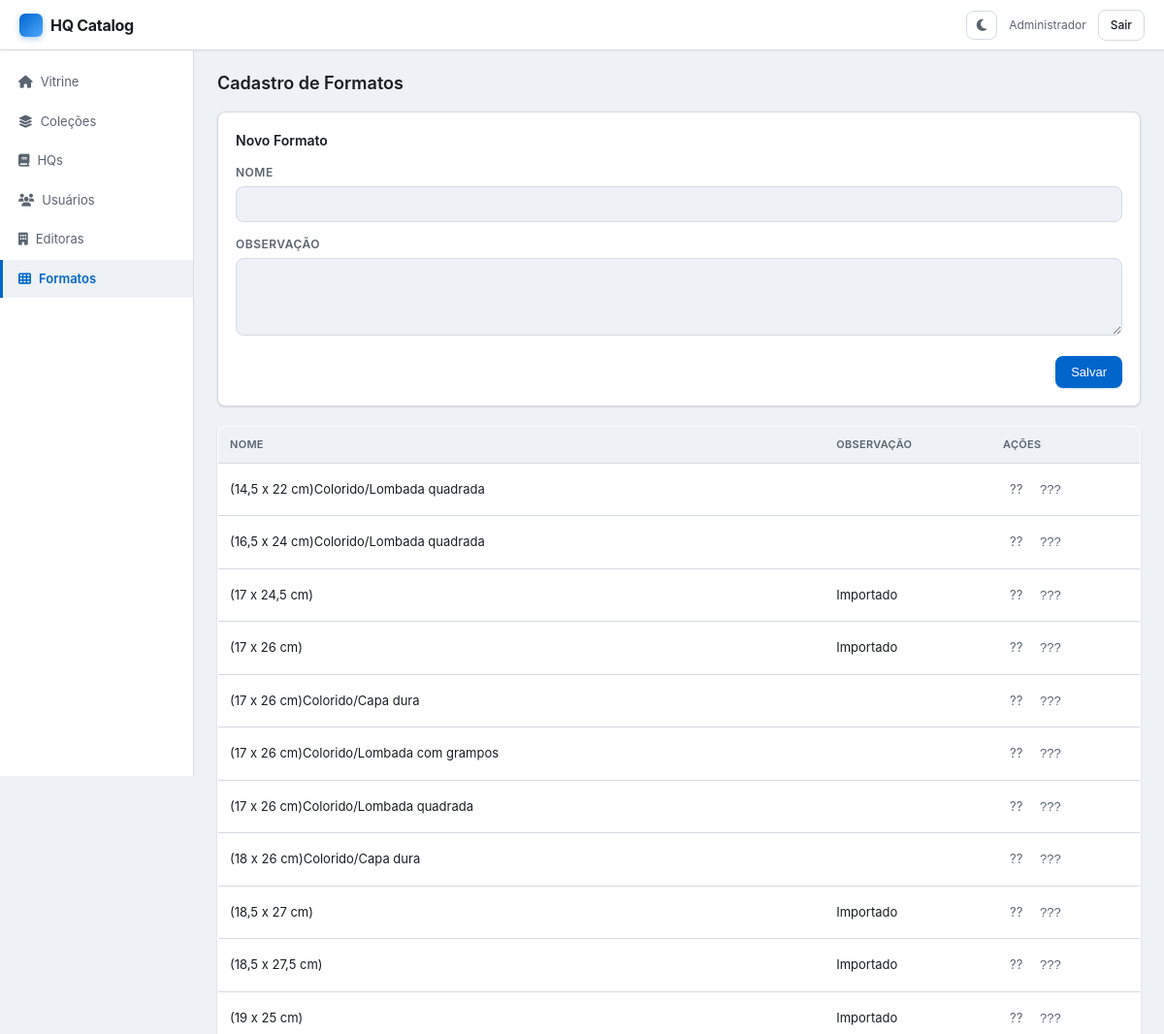
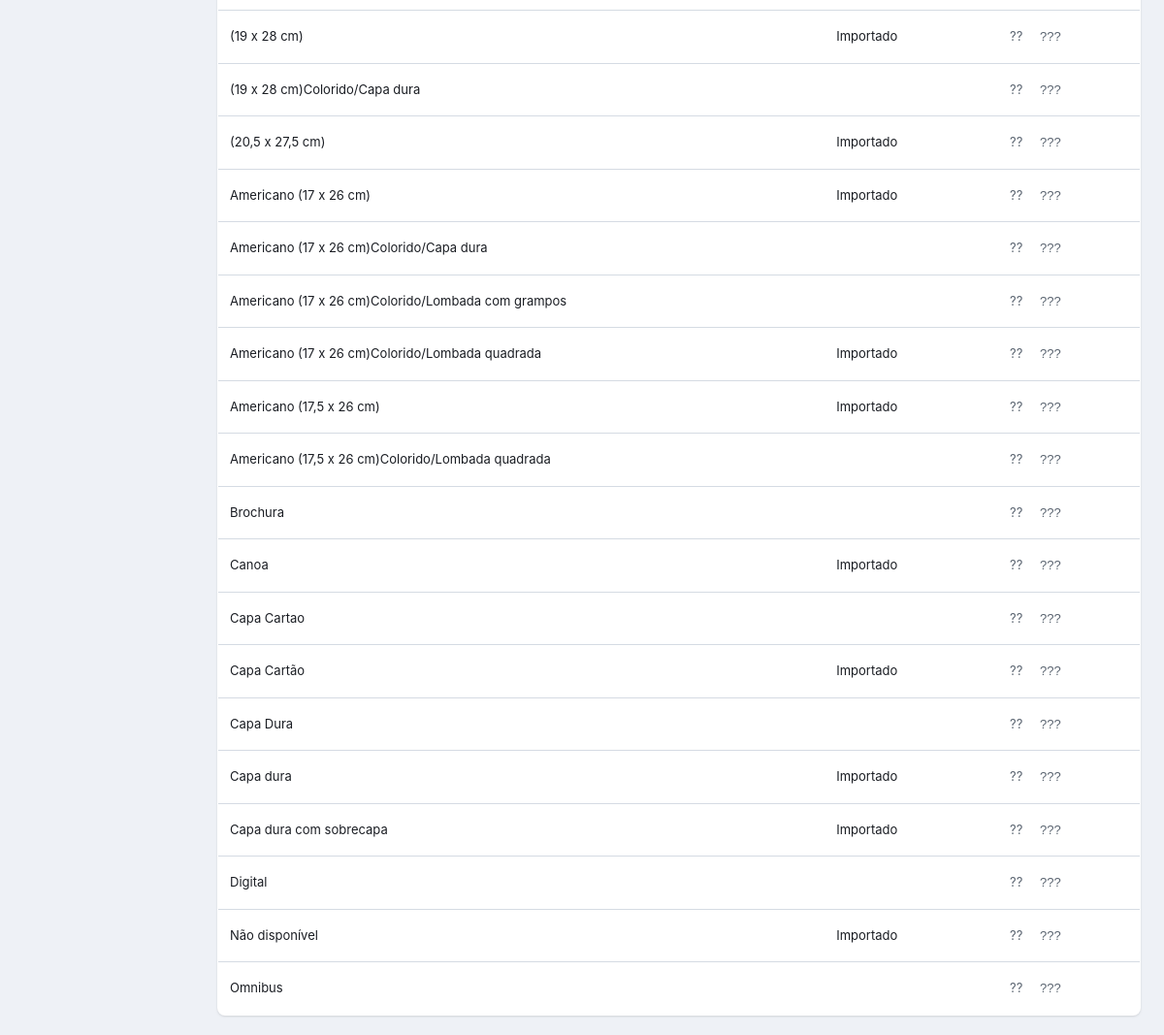
/formatos.php (signed in), run on the app's committed database (2 pictures, top to bottom).
### tables this page shows
CREATE TABLE formatos (
            id INTEGER PRIMARY KEY AUTOINCREMENT,
            nome TEXT UNIQUE NOT NULL,
            observacao TEXT DEFAULT '',
            created_at DATETIME DEFAULT CURRENT_TIMESTAMP
        );

### formatos.php (the view, shortened to what this page needs)
<?php
$db = getDB();
$formatos = $db->query("SELECT * FROM formatos ORDER BY nome")->fetchAll();
$edit = null;
?>
<!DOCTYPE html>
<html lang="pt-BR">
<head>
    <link rel="stylesheet" href="style.css">
    <link rel="stylesheet" href="https://cdnjs.cloudflare.com/ajax/libs/font-awesome/6.5.1/css/all.min.css">
</head>
<body>
    <?php include 'header.php'; ?>
    <main class="main-content">
        <div class="page-header"><h2>Cadastro de Formatos</h2></div>
        <div class="form-section">
            <h3><?= $edit ? 'Editar' : 'Novo' ?> Formato</h3>
            <form method="POST">
                <div class="form-group"><label>Nome</label><input type="text" name="nome" value="<?= htmlspecialchars($edit['nome'] ?? '') ?>" required></div>
                <div class="form-group"><label>Observação</label><textarea name="observacao" rows="2"><?= htmlspecialchars($edit['observacao'] ?? '') ?></textarea></div>
                <div class="form-actions">
                    <button type="submit" class="btn btn-primary">Salvar</button>
                </div>
            </form>
        </div>
        <table class="data-table" style="margin-top:20px">
            <thead><tr><th>Nome</th><th>Observação</th><th>Ações</th></tr></thead>
            <tbody>
            <?php foreach ($formatos as $f): ?>
                <tr>
                    <td><?= htmlspecialchars($f['nome']) ?></td>
                    <td><?= htmlspecialchars($f['observacao']) ?></td>
                    <td>
                        <a href="formatos.php?edit=<?= $f['id'] ?>" class="btn-icon">??</a>
                        <form method="POST" style="display:inline">
                            <button type="submit" name="excluir" class="btn-icon" onclick="return confirm('Excluir este formato?')">???</button>
                        </form>
                    </td>
                </tr>
            <?php endforeach; ?>
            </tbody>
        </table>
    </main>
</body>
</html>

### style.css (style rules this page uses)
:root { --bg: #eef1f6; --surface: #ffffff; --surface-hover: #f4f6f9; --header-bg: #ffffff; --header-border: #d5dbe3; --text: #1a1d23; --text-secondary: #5a6470; --border: #d5dbe3; --border-strong: #b8c0cc; --primary: #0066cc; --primary-hover: #0052a3; --danger: #cc0000; --success: #00875a; --warning: #d97706; --shadow: 0 1px 3px rgba(0,0,0,0.08), 0 1px 2px rgba(0,0,0,0.05); --shadow-hover: 0 8px 25px rgba(0,0,0,0.15); --overlay: rgba(0,0,0,0.5); --radius: 8px; --transition: 0.2s ease; }
* { margin: 0; padding: 0; box-sizing: border-box; }
body { font-family: -apple-system, BlinkMacSystemFont, 'Segoe UI', Roboto, sans-serif; background: var(--bg); color: var(--text); font-size: 14px; line-height: 1.5; transition: background var(--transition), color var(--transition); }
.form-group { margin-bottom: 14px; }
.form-group label { display: block; margin-bottom: 5px; font-size: 12px; font-weight: 600; color: var(--text-secondary); text-transform: uppercase; letter-spacing: 0.5px; }
.form-group input, .form-group select, .form-group textarea { width: 100%; padding: 10px 12px; border: 1.5px solid var(--border); border-radius: 8px; font-size: 13px; background: var(--bg); color: var(--text); transition: border-color var(--transition), box-shadow var(--transition); }
.form-group textarea { resize: vertical; min-height: 80px; }
.form-actions { display: flex; gap: 8px; justify-content: flex-end; margin-top: 16px; }
.form-section { background: var(--surface); border-radius: var(--radius); padding: 18px; margin-bottom: 16px; border: 1px solid var(--border); box-shadow: var(--shadow); }
.form-section h3 { font-size: 14px; font-weight: 600; margin-bottom: 14px; }
.btn { display: inline-flex; align-items: center; gap: 6px; padding: 9px 16px; border: none; border-radius: 8px; font-size: 13px; font-weight: 500; cursor: pointer; text-decoration: none; transition: all var(--transition); }
.btn-primary { background: var(--primary); color: white; box-shadow: 0 1px 2px rgba(0,102,204,0.2); }
.btn-icon { background: none; border: none; cursor: pointer; padding: 7px; border-radius: 6px; color: var(--text-secondary); text-decoration: none; font-size: 13px; transition: all var(--transition); display: inline-flex; align-items: center; justify-content: center; }
.main-content { flex: 1; margin-left: 200px; padding: 20px 24px; max-width: 1400px; }
.data-table { width: 100%; border-collapse: collapse; background: var(--surface); border-radius: var(--radius); overflow: hidden; border: 1px solid var(--border); box-shadow: var(--shadow); }
.data-table th { background: var(--bg); padding: 10px 12px; text-align: left; font-size: 11px; text-transform: uppercase; color: var(--text-secondary); letter-spacing: 0.3px; font-weight: 600; border-bottom: 1px solid var(--border); }
.data-table td { padding: 10px 12px; border-bottom: 1px solid var(--border); font-size: 13px; }
.data-table tbody tr:last-child td { border-bottom: none; }
.page-header { display: flex; justify-content: space-between; align-items: center; margin-bottom: 16px; }
.page-header h2 { font-size: 18px; font-weight: 600; }

### data on the page
formatos: nome "(14,5 x 22 cm)Colorido/Lombada quadrada"
formatos: nome "(16,5 x 24 cm)Colorido/Lombada quadrada"
formatos: nome "(17 x 24,5 cm)", observacao "Importado"
formatos: nome "(17 x 26 cm)", observacao "Importado"
formatos: nome "(17 x 26 cm)Colorido/Capa dura"
formatos: nome "(17 x 26 cm)Colorido/Lombada com grampos"
formatos: nome "(17 x 26 cm)Colorido/Lombada quadrada"
formatos: nome "(18 x 26 cm)Colorido/Capa dura"
formatos: nome "(18,5 x 27 cm)", observacao "Importado"
formatos: nome "(18,5 x 27,5 cm)", observacao "Importado"
formatos: nome "(19 x 25 cm)", observacao "Importado"
formatos: nome "(19 x 28 cm)", observacao "Importado"
formatos: nome "(19 x 28 cm)Colorido/Capa dura"
formatos: nome "(20,5 x 27,5 cm)", observacao "Importado"
formatos: nome "Americano (17 x 26 cm)", observacao "Importado"
formatos: nome "Americano (17 x 26 cm)Colorido/Capa dura"
formatos: nome "Americano (17 x 26 cm)Colorido/Lombada com grampos"
formatos: nome "Americano (17 x 26 cm)Colorido/Lombada quadrada", observacao "Importado"
formatos: nome "Americano (17,5 x 26 cm)", observacao "Importado"
formatos: nome "Americano (17,5 x 26 cm)Colorido/Lombada quadrada"
formatos: nome "Brochura"
formatos: nome "Canoa", observacao "Importado"
formatos: nome "Capa Cartao"
formatos: nome "Capa Cartão", observacao "Importado"
formatos: nome "Capa Dura"
formatos: nome "Capa dura", observacao "Importado"
formatos: nome "Capa dura com sobrecapa", observacao "Importado"
formatos: nome "Digital"
formatos: nome "Não disponível", observacao "Importado"
formatos: nome "Omnibus"

### other printed values
$_SESSION['usuario']['nome'] "Administrador"
